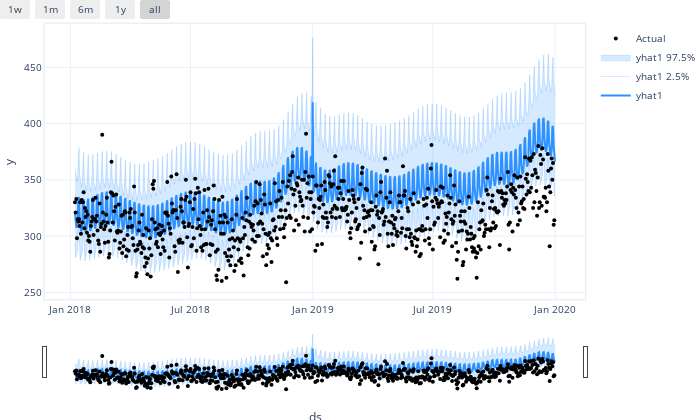

Write notebook code for a chart like this one.
### Code cell
m2.plot(forecast[forecast["ID"] == "Wiltshire"])

### Figure 1 — Plotly figure (JSON) as saved in the notebook; plotly's stock layout.template omitted (floating-point values rounded to 4 significant figures; data arrays with more than 128 entries replaced by an {"elided": "..."} marker saying what was removed)
{"data": [{"fill": "none", "line": {"color": "rgba(45, 146, 255, 1.0)", "width": 2}, "mode": "lines", "name": "yhat1", "type": "scatter", "x": {"elided": "724 str values"}, "y": {"elided": "724 float values"}}, {"fillcolor": "rgba(45, 146, 255, 0.2)", "line": {"color": "rgba(45, 146, 255, 0.2)", "width": 1}, "mode": "lines", "name": "yhat1 2.5%", "type": "scatter", "x": {"elided": "724 str values"}, "y": {"elided": "724 float values"}}, {"fill": "tonexty", "fillcolor": "rgba(45, 146, 255, 0.2)", "line": {"color": "rgba(45, 146, 255, 0.2)", "width": 1}, "mode": "lines", "name": "yhat1 97.5%", "type": "scatter", "x": {"elided": "724 str values"}, "y": {"elided": "724 float values"}}, {"marker": {"color": "black", "size": 4}, "mode": "markers", "name": "Actual", "type": "scatter", "x": {"elided": "724 str values"}, "y": {"elided": "724 int values"}}], "layout": {"autosize": true, "font": {"size": 10}, "height": 420, "hovermode": "x unified", "margin": {"b": 0, "l": 0, "pad": 0, "r": 10, "t": 10}, "showlegend": true, "title": {"font": {"size": 12}}, "width": 700, "xaxis": {"autorange": true, "linewidth": 1.5, "mirror": true, "range": ["2017-11-23 20:10:26.4761", "2020-02-15 03:49:33.5239"], "rangeselector": {"buttons": [{"count": 7, "label": "1w", "step": "day", "stepmode": "backward"}, {"count": 1, "label": "1m", "step": "month", "stepmode": "backward"}, {"count": 6, "label": "6m", "step": "month", "stepmode": "backward"}, {"count": 1, "label": "1y", "step": "year", "stepmode": "backward"}, {"step": "all"}]}, "rangeslider": {"autorange": true, "range": ["2017-11-23 20:10:26.4761", "2020-02-15 03:49:33.5239"], "visible": true, "yaxis": {"_template": null, "rangemode": "match"}}, "showline": true, "title": {"text": "ds"}, "type": "date"}, "yaxis": {"autorange": true, "linewidth": 1.5, "mirror": true, "range": [244.1, 488.5], "showline": true, "title": {"text": "y"}, "type": "linear"}}}
